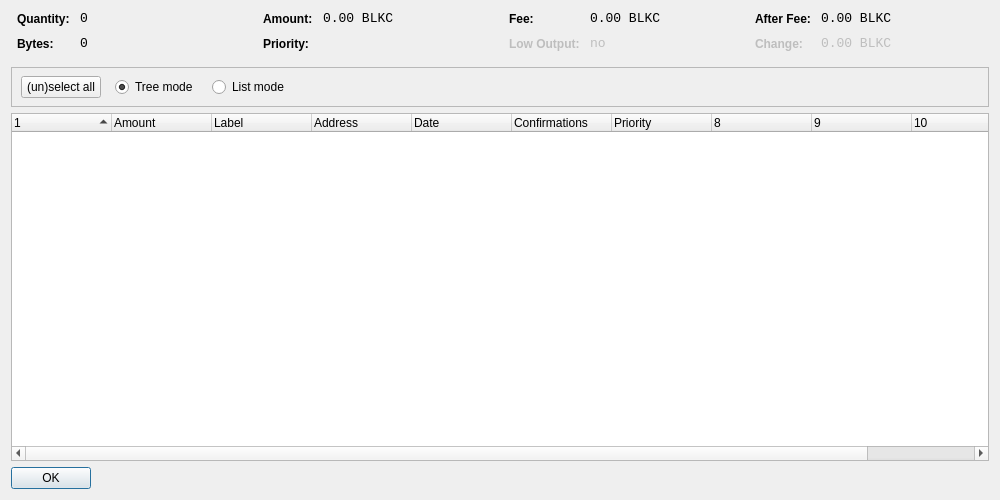
<?xml version="1.0" encoding="UTF-8"?>
<ui version="4.0">
 <class>CoinControlDialog</class>
 <widget class="QDialog" name="CoinControlDialog">
  <property name="geometry">
   <rect>
    <x>0</x>
    <y>0</y>
    <width>1000</width>
    <height>500</height>
   </rect>
  </property>
  <property name="windowTitle">
   <string>Coin Control</string>
  </property>
  <layout class="QVBoxLayout" name="verticalLayout">
   <item>
    <layout class="QHBoxLayout" name="horizontalLayoutTop" stretch="0,0,0,0">
     <property name="topMargin">
      <number>0</number>
     </property>
     <property name="bottomMargin">
      <number>10</number>
     </property>
     <item>
      <layout class="QFormLayout" name="formLayoutCoinControl1">
       <property name="horizontalSpacing">
        <number>10</number>
       </property>
       <property name="verticalSpacing">
        <number>10</number>
       </property>
       <property name="leftMargin">
        <number>6</number>
       </property>
       <property name="rightMargin">
        <number>6</number>
       </property>
       <item row="0" column="0">
        <widget class="QLabel" name="labelCoinControlQuantityText">
         <property name="styleSheet">
          <string notr="true">font-weight:bold;</string>
         </property>
         <property name="text">
          <string>Quantity:</string>
         </property>
        </widget>
       </item>
       <item row="0" column="1">
        <widget class="QLabel" name="labelCoinControlQuantity">
         <property name="font">
          <font>
           <family>Monospace</family>
           <pointsize>10</pointsize>
          </font>
         </property>
         <property name="cursor">
          <cursorShape>IBeamCursor</cursorShape>
         </property>
         <property name="contextMenuPolicy">
          <enum>Qt::ActionsContextMenu</enum>
         </property>
         <property name="text">
          <string notr="true">0</string>
         </property>
         <property name="textInteractionFlags">
          <set>Qt::LinksAccessibleByMouse|Qt::TextSelectableByKeyboard|Qt::TextSelectableByMouse</set>
         </property>
        </widget>
       </item>
       <item row="1" column="0">
        <widget class="QLabel" name="labelCoinControlBytesText">
         <property name="styleSheet">
          <string notr="true">font-weight:bold;</string>
         </property>
         <property name="text">
          <string>Bytes:</string>
         </property>
        </widget>
       </item>
       <item row="1" column="1">
        <widget class="QLabel" name="labelCoinControlBytes">
         <property name="font">
          <font>
           <family>Monospace</family>
           <pointsize>10</pointsize>
          </font>
         </property>
         <property name="cursor">
          <cursorShape>IBeamCursor</cursorShape>
         </property>
         <property name="contextMenuPolicy">
          <enum>Qt::ActionsContextMenu</enum>
         </property>
         <property name="text">
          <string notr="true">0</string>
         </property>
         <property name="textInteractionFlags">
          <set>Qt::LinksAccessibleByMouse|Qt::TextSelectableByKeyboard|Qt::TextSelectableByMouse</set>
         </property>
        </widget>
       </item>
      </layout>
     </item>
     <item>
      <layout class="QFormLayout" name="formLayoutCoinControl2">
       <property name="horizontalSpacing">
        <number>10</number>
       </property>
       <property name="verticalSpacing">
        <number>10</number>
       </property>
       <property name="leftMargin">
        <number>6</number>
       </property>
       <property name="rightMargin">
        <number>6</number>
       </property>
       <item row="0" column="0">
        <widget class="QLabel" name="labelCoinControlAmountText">
         <property name="styleSheet">
          <string notr="true">font-weight:bold;</string>
         </property>
         <property name="text">
          <string>Amount:</string>
         </property>
        </widget>
       </item>
       <item row="0" column="1">
        <widget class="QLabel" name="labelCoinControlAmount">
         <property name="font">
          <font>
           <family>Monospace</family>
           <pointsize>10</pointsize>
          </font>
         </property>
         <property name="cursor">
          <cursorShape>IBeamCursor</cursorShape>
         </property>
         <property name="contextMenuPolicy">
          <enum>Qt::ActionsContextMenu</enum>
         </property>
         <property name="text">
          <string notr="true">0.00 BLKC</string>
         </property>
         <property name="textInteractionFlags">
          <set>Qt::LinksAccessibleByMouse|Qt::TextSelectableByKeyboard|Qt::TextSelectableByMouse</set>
         </property>
        </widget>
       </item>
       <item row="1" column="0">
        <widget class="QLabel" name="labelCoinControlPriorityText">
         <property name="styleSheet">
          <string notr="true">font-weight:bold;</string>
         </property>
         <property name="text">
          <string>Priority:</string>
         </property>
        </widget>
       </item>
       <item row="1" column="1">
        <widget class="QLabel" name="labelCoinControlPriority">
         <property name="font">
          <font>
           <family>Monospace</family>
           <pointsize>10</pointsize>
          </font>
         </property>
         <property name="cursor">
          <cursorShape>IBeamCursor</cursorShape>
         </property>
         <property name="contextMenuPolicy">
          <enum>Qt::ActionsContextMenu</enum>
         </property>
         <property name="text">
          <string/>
         </property>
         <property name="textInteractionFlags">
          <set>Qt::LinksAccessibleByMouse|Qt::TextSelectableByKeyboard|Qt::TextSelectableByMouse</set>
         </property>
        </widget>
       </item>
      </layout>
     </item>
     <item>
      <layout class="QFormLayout" name="formLayoutCoinControl3">
       <property name="horizontalSpacing">
        <number>10</number>
       </property>
       <property name="verticalSpacing">
        <number>10</number>
       </property>
       <property name="leftMargin">
        <number>6</number>
       </property>
       <property name="rightMargin">
        <number>6</number>
       </property>
       <item row="0" column="0">
        <widget class="QLabel" name="labelCoinControlFeeText">
         <property name="styleSheet">
          <string notr="true">font-weight:bold;</string>
         </property>
         <property name="text">
          <string>Fee:</string>
         </property>
        </widget>
       </item>
       <item row="0" column="1">
        <widget class="QLabel" name="labelCoinControlFee">
         <property name="font">
          <font>
           <family>Monospace</family>
           <pointsize>10</pointsize>
          </font>
         </property>
         <property name="cursor">
          <cursorShape>IBeamCursor</cursorShape>
         </property>
         <property name="contextMenuPolicy">
          <enum>Qt::ActionsContextMenu</enum>
         </property>
         <property name="text">
          <string notr="true">0.00 BLKC</string>
         </property>
         <property name="textInteractionFlags">
          <set>Qt::LinksAccessibleByMouse|Qt::TextSelectableByKeyboard|Qt::TextSelectableByMouse</set>
         </property>
        </widget>
       </item>
       <item row="1" column="0">
        <widget class="QLabel" name="labelCoinControlLowOutputText">
         <property name="enabled">
          <bool>false</bool>
         </property>
         <property name="styleSheet">
          <string notr="true">font-weight:bold;</string>
         </property>
         <property name="text">
          <string>Low Output:</string>
         </property>
        </widget>
       </item>
       <item row="1" column="1">
        <widget class="QLabel" name="labelCoinControlLowOutput">
         <property name="enabled">
          <bool>false</bool>
         </property>
         <property name="font">
          <font>
           <family>Monospace</family>
           <pointsize>10</pointsize>
          </font>
         </property>
         <property name="cursor">
          <cursorShape>IBeamCursor</cursorShape>
         </property>
         <property name="contextMenuPolicy">
          <enum>Qt::ActionsContextMenu</enum>
         </property>
         <property name="text">
          <string notr="true">no</string>
         </property>
         <property name="textInteractionFlags">
          <set>Qt::LinksAccessibleByMouse|Qt::TextSelectableByKeyboard|Qt::TextSelectableByMouse</set>
         </property>
        </widget>
       </item>
      </layout>
     </item>
     <item>
      <layout class="QFormLayout" name="formLayoutCoinControl4">
       <property name="horizontalSpacing">
        <number>10</number>
       </property>
       <property name="verticalSpacing">
        <number>10</number>
       </property>
       <property name="leftMargin">
        <number>6</number>
       </property>
       <property name="rightMargin">
        <number>6</number>
       </property>
       <item row="0" column="0">
        <widget class="QLabel" name="labelCoinControlAfterFeeText">
         <property name="styleSheet">
          <string notr="true">font-weight:bold;</string>
         </property>
         <property name="text">
          <string>After Fee:</string>
         </property>
        </widget>
       </item>
       <item row="0" column="1">
        <widget class="QLabel" name="labelCoinControlAfterFee">
         <property name="font">
          <font>
           <family>Monospace</family>
           <pointsize>10</pointsize>
          </font>
         </property>
         <property name="cursor">
          <cursorShape>IBeamCursor</cursorShape>
         </property>
         <property name="contextMenuPolicy">
          <enum>Qt::ActionsContextMenu</enum>
         </property>
         <property name="text">
          <string notr="true">0.00 BLKC</string>
         </property>
         <property name="textInteractionFlags">
          <set>Qt::LinksAccessibleByMouse|Qt::TextSelectableByKeyboard|Qt::TextSelectableByMouse</set>
         </property>
        </widget>
       </item>
       <item row="1" column="0">
        <widget class="QLabel" name="labelCoinControlChangeText">
         <property name="enabled">
          <bool>false</bool>
         </property>
         <property name="styleSheet">
          <string notr="true">font-weight:bold;</string>
         </property>
         <property name="text">
          <string>Change:</string>
         </property>
        </widget>
       </item>
       <item row="1" column="1">
        <widget class="QLabel" name="labelCoinControlChange">
         <property name="enabled">
          <bool>false</bool>
         </property>
         <property name="font">
          <font>
           <family>Monospace</family>
           <pointsize>10</pointsize>
          </font>
         </property>
         <property name="cursor">
          <cursorShape>IBeamCursor</cursorShape>
         </property>
         <property name="contextMenuPolicy">
          <enum>Qt::ActionsContextMenu</enum>
         </property>
         <property name="text">
          <string notr="true">0.00 BLKC</string>
         </property>
         <property name="textInteractionFlags">
          <set>Qt::LinksAccessibleByMouse|Qt::TextSelectableByKeyboard|Qt::TextSelectableByMouse</set>
         </property>
        </widget>
       </item>
      </layout>
     </item>
    </layout>
   </item>
   <item>
    <widget class="QFrame" name="frame">
     <property name="minimumSize">
      <size>
       <width>0</width>
       <height>40</height>
      </size>
     </property>
     <property name="frameShape">
      <enum>QFrame::StyledPanel</enum>
     </property>
     <property name="frameShadow">
      <enum>QFrame::Sunken</enum>
     </property>
     <widget class="QWidget" name="horizontalLayoutWidget">
      <property name="geometry">
       <rect>
        <x>10</x>
        <y>0</y>
        <width>781</width>
        <height>41</height>
       </rect>
      </property>
      <layout class="QHBoxLayout" name="horizontalLayoutPanel" stretch="0,0,0,0,0">
       <property name="spacing">
        <number>14</number>
       </property>
       <item>
        <widget class="QPushButton" name="pushButtonSelectAll">
         <property name="sizePolicy">
          <sizepolicy hsizetype="Maximum" vsizetype="Fixed">
           <horstretch>0</horstretch>
           <verstretch>0</verstretch>
          </sizepolicy>
         </property>
         <property name="text">
          <string>(un)select all</string>
         </property>
        </widget>
       </item>
       <item>
        <widget class="QRadioButton" name="radioTreeMode">
         <property name="sizePolicy">
          <sizepolicy hsizetype="Maximum" vsizetype="Fixed">
           <horstretch>0</horstretch>
           <verstretch>0</verstretch>
          </sizepolicy>
         </property>
         <property name="text">
          <string>Tree mode</string>
         </property>
         <property name="checked">
          <bool>true</bool>
         </property>
        </widget>
       </item>
       <item>
        <widget class="QRadioButton" name="radioListMode">
         <property name="sizePolicy">
          <sizepolicy hsizetype="Maximum" vsizetype="Fixed">
           <horstretch>0</horstretch>
           <verstretch>0</verstretch>
          </sizepolicy>
         </property>
         <property name="text">
          <string>List mode</string>
         </property>
        </widget>
       </item>
       <item>
        <spacer name="horizontalSpacer">
         <property name="orientation">
          <enum>Qt::Horizontal</enum>
         </property>
         <property name="sizeHint" stdset="0">
          <size>
           <width>40</width>
           <height>20</height>
          </size>
         </property>
        </spacer>
       </item>
      </layout>
     </widget>
    </widget>
   </item>
   <item>
    <widget class="CoinControlTreeWidget" name="treeWidget">
     <property name="contextMenuPolicy">
      <enum>Qt::CustomContextMenu</enum>
     </property>
     <property name="sortingEnabled">
      <bool>false</bool>
     </property>
     <property name="columnCount">
      <number>11</number>
     </property>
     <attribute name="headerShowSortIndicator" stdset="0">
      <bool>true</bool>
     </attribute>
     <attribute name="headerStretchLastSection">
      <bool>false</bool>
     </attribute>
     <column>
      <property name="text">
       <string/>
      </property>
     </column>
     <column>
      <property name="text">
       <string>Amount</string>
      </property>
     </column>
     <column>
      <property name="text">
       <string>Label</string>
      </property>
     </column>
     <column>
      <property name="text">
       <string>Address</string>
      </property>
     </column>
     <column>
      <property name="text">
       <string>Date</string>
      </property>
     </column>
     <column>
      <property name="text">
       <string>Confirmations</string>
      </property>
      <property name="toolTip">
       <string>Confirmed</string>
      </property>
     </column>
     <column>
      <property name="text">
       <string>Priority</string>
      </property>
     </column>
     <column>
      <property name="text">
       <string/>
      </property>
     </column>
     <column>
      <property name="text">
       <string/>
      </property>
     </column>
     <column>
      <property name="text">
       <string/>
      </property>
     </column>
     <column>
      <property name="text">
       <string/>
      </property>
     </column>
    </widget>
   </item>
   <item>
    <widget class="QDialogButtonBox" name="buttonBox">
     <property name="sizePolicy">
      <sizepolicy hsizetype="Maximum" vsizetype="Fixed">
       <horstretch>0</horstretch>
       <verstretch>0</verstretch>
      </sizepolicy>
     </property>
     <property name="orientation">
      <enum>Qt::Horizontal</enum>
     </property>
     <property name="standardButtons">
      <set>QDialogButtonBox::Ok</set>
     </property>
    </widget>
   </item>
  </layout>
 </widget>
 <customwidgets>
  <customwidget>
   <class>CoinControlTreeWidget</class>
   <extends>QTreeWidget</extends>
   <header>coincontroltreewidget.h</header>
  </customwidget>
 </customwidgets>
 <resources/>
 <connections/>
</ui>
